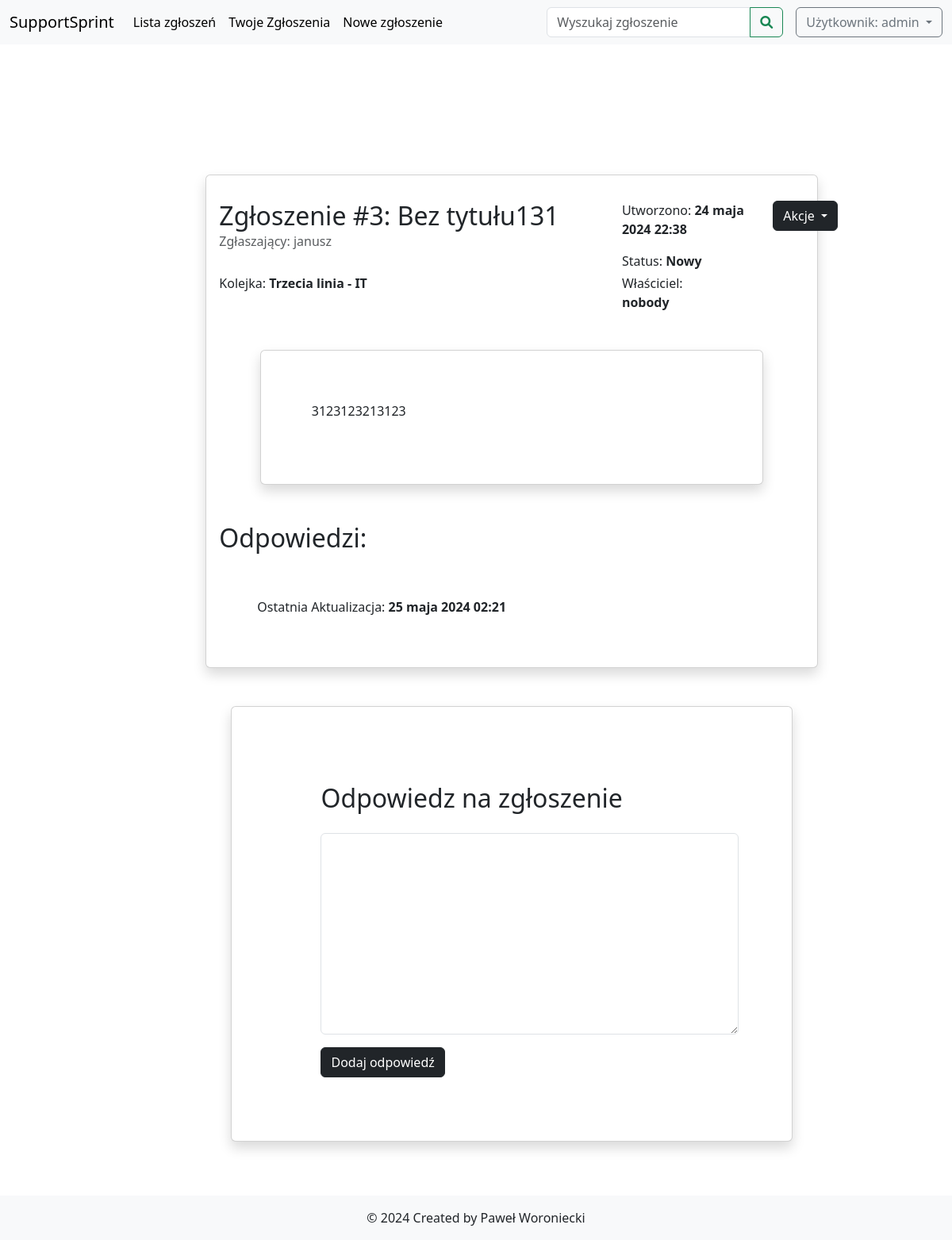
The app's page /ticket/3/ (signed in), older data.
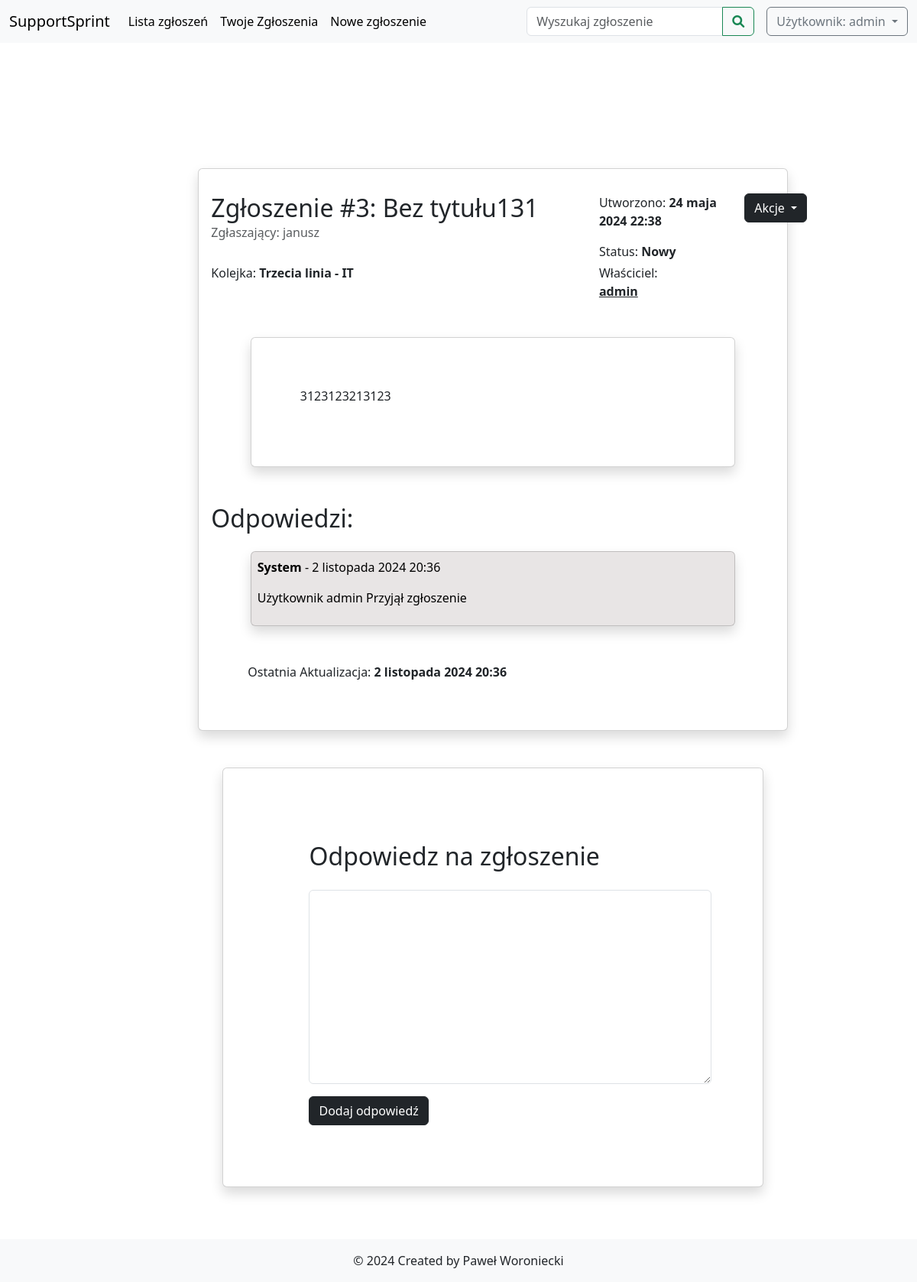
The same page, newer data.
### deskhelp/models.py (models this page shows, shortened)
class Ticket(models.Model):
    class Status(models.TextChoices):
        NOWY = 'Nowy', _('Nowy')
        W_TRAKCIE = 'W trakcie', _('W trakcie')
        ZAKONCZONY = 'Zakończony', _('Zakończony')
        ZAMKNIETY = 'Zamknięty', _('Zamknięty')
        ODRZUCONY = 'Odrzucony', _('Odrzucony')
        ZAMROZONY = 'Zamrożony', _('Zamrożony')
        NIEAKTYWNY = 'Nieaktywny', _('Nieaktywny')
    title = models.TextField(
        default='Bez tytułu',
        verbose_name='Tytuł zgłoszenia',
        null=False
    )
    reporter = models.CharField(
        max_length=50,
        verbose_name='Zgłaszający'
    )
    content = models.TextField(
        verbose_name='Treść',
        max_length=10000,
        null=False
    )
    owner = models.ForeignKey(
        User,
        blank=True,
        null=True,
        on_delete=models.CASCADE
    )
    status = models.CharField(
        max_length=20,
        choices=Status.choices,
        default=Status.NOWY
    )
    queue = models.ForeignKey(Queue,
                               on_delete=models.CASCADE,
                                 default=1,
                                 verbose_name='Kolejka')
    created_at = models.DateTimeField(auto_now_add=True)
    updated_at = models.DateTimeField(auto_now=True)

class Queue(models.Model):
    name = models.CharField(max_length=100)
    department = models.ForeignKey(Department, on_delete=models.CASCADE)
    users = models.ManyToManyField(User, related_name='queues')
    def __str__(self):
        return f"{self.name} - {self.department.name}"

class Department(models.Model):
    name = models.CharField(max_length=100)
    users = models.ForeignKey(User , on_delete=models.CASCADE, null=True)

class TicketResponse(models.Model):
    ticket = models.ForeignKey(
        Ticket,
        related_name='responses',
        on_delete=models.CASCADE
    )
    author = models.ForeignKey(
        User,
        on_delete=models.CASCADE
    )
    body = models.TextField()
    created_at = models.DateTimeField(auto_now_add=True)

### deskhelp/views.py (the view, shortened to what this page needs)
# urls.py: path('ticket/<int:ticket_id>/', TicketDetailsView.as_view(), name='ticket_details'),
class TicketDetailsView(LoginRequiredMixin, TemplateView):
    template_name = 'ticket.html'
    def get_context_data(self, **kwargs):
        context = super().get_context_data(**kwargs)
        ticket_id = self.kwargs["ticket_id"]
        ticket = Ticket.objects.get(pk=ticket_id)
        responses = ticket.responses.all()
        context["ticket"] = ticket
        context["response_form"] = TicketResponseForm()
        context["responses"] = responses
        context["user"] = self.request.user
        context['nobody'] = User.objects.get(username ='nobody')
        return context

### deskhelp/forms.py
class TicketResponseForm(forms.Form):
    response = forms.CharField(widget=forms.Textarea,
                               label = 'Odpowiedz')
    def __init__(self, *args, **kwargs):
        super().__init__(*args, **kwargs)

### deskhelp/templates/ticket.html (shortened to what this page needs)
{% extends 'desk_main.html' %} {% block content %}
<div class="container-fluid col-11 my-5">
  <div class="card shadow">
    <div class="card-body">
      <div class="row">
        <div class="col-md-8">
          <h2 class="card-title">
            Zgłoszenie #{{ ticket.id }}: {{ ticket.title }}
          </h2>
          <h6 class="card-subtitle mb-2 text-muted">
            Zgłaszający: {{ ticket.reporter }}
          </h6>
        </div>
        <div class="col-md-3">
          <p class="card-text">
            Utworzono: <strong>{{ ticket.created_at }}</strong>
          </p>
          <p class="card-text">Status: <strong>{{ ticket.status }}</strong></p>
        </div>
        <div class='col-md-1'>
          <div class="dropdown actions">
            <button class="btn btn-dark dropdown-toggle" type="button" id="dropdownMenuButton" data-bs-toggle="dropdown" aria-expanded="false">
              Akcje
            </button>
          </div>
        </div>
      </div>
      <div class="row mt-1">
        <div class="col-md-8">
          <p class="card-text">Kolejka: <strong>{{ ticket.queue }}</strong></p>
        </div>
        <div class="col-md-2">
          <p class="card-text">
            Właściciel: {% if not ticket.owner == nobody %}
            <a href="{% url 'user_details' ticket.owner %}" class='h6'>
              {%endif %}
              <strong>
                {{ ticket.owner }}
              </a>
            </strong>
          </p>
        </div>
        <div class="col-md-10 mt-5 my-5 p-5 card shadow mx-auto">
          <p class="card-body">{{ ticket.content }}</p>
        </div>
        <h2 class='h2'>Odpowiedzi:</h2>
        {% for response in responses %}
          {% if response.author.username == "System"%}
          <div class="col-md-10 mt-3 p-2 card shadow mx-auto system-response">
          {% else %}
          <div class="col-md-10 mt-3 p-2 card shadow mx-auto">
          {% endif %}
          <div class="response">
            <p>
              <strong>{{ response.author.username }}</strong> - {{ response.created_at }}
            </p>
            <p>{{ response.body }}</p>
          </div>
        </div>
        {% endfor %}
        <p class="card-text m-5">
          Ostatnia Aktualizacja: <strong>{{ ticket.updated_at }}</strong>
        </p>
      </div>
    </div>
  </div>
  <div class="card shadow p-5 mt-5 col-md-11 mx-auto ">
    <div class="col-md-11 m-3 ms-5 card-body">
      <form method="post">
        <h2 class='h2 py-3'>Odpowiedz na zgłoszenie</h2>
        <textarea class="form-control" rows="10" name="response"></textarea>
        <button class="btn btn-dark mt-3" type="submit">Dodaj odpowiedź</button>
      </form>
    </div>
  </div>
</div>
{% endblock %}

Row changes from the older to the newer data that the page shows:
changed Ticket "Bez tytułu131": owner_id 2 → 1 (drawn); owner "nobody" → "admin"; updated_at "25 maja 2024 02:21" → "2 listopada 2024 20:36"
added TicketResponse: author.username "System", created_at "2 listopada 2024 20:36", body "Użytkownik admin Przyjął zgłoszenie"
